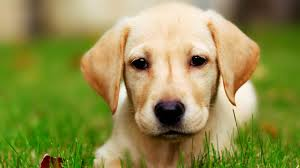
#> input picture my_contrib/images/d1.jpg, 300 x 168 px
$ python flann_match.py   (Python 2 division)
#> lines starting #> are read from the running program, lines starting #| are printed output that depends on the picture
import numpy as np
import cv2
from matplotlib import pyplot as plt

img1 = cv2.imread('images/d1.jpg',0)
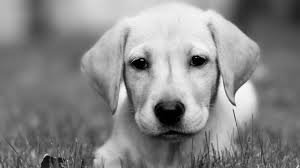
#> img1: shape (168, 300); min 0, max 255, mean 135.1
# queryImage
img2 = cv2.imread('images/d2.jpg',0) # trainImage
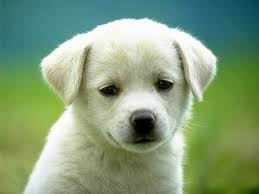
#> input picture my_contrib/images/d2.jpg, 259 x 194 px
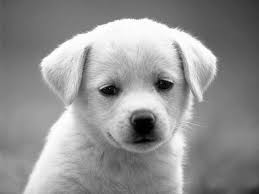
#> img2: shape (194, 259); min 0, max 255, mean 145.9
# Initiate SIFT detector
sift = cv2.xfeatures2d.SIFT_create()
# find the keypoints and descriptors with SIFT
kp1, des1 = sift.detectAndCompute(img1,None)
#> kp1 = 215 keypoints; strongest (x, y, size): (197, 61, 10.4), (142, 64, 11.3), (170, 114, 18.9), (234, 104, 2.2)

np.savetxt('features.csv',des1,fmt='%f')

kp2, des2 = sift.detectAndCompute(img2,None)
#> kp2 = 124 keypoints; strongest (x, y, size): (144, 128, 19.6), (162, 85, 11.3), (111, 91, 12.1), (140, 99, 18.8)
np.savetxt('features2.csv',des2,fmt='%f')

# FLANN parameters
FLANN_INDEX_KDTREE = 0
index_params = dict(algorithm = FLANN_INDEX_KDTREE, trees = 5)
search_params = dict(checks=50)
# or pass empty dictionary
flann = cv2.FlannBasedMatcher(index_params,search_params)

d1=np.loadtxt('features.csv',dtype=float)
d2=np.loadtxt('features2.csv',dtype=float)

print des2
#> (printed output is left out)
#> (the run stopped early here; a loop or call above may not have finished)
